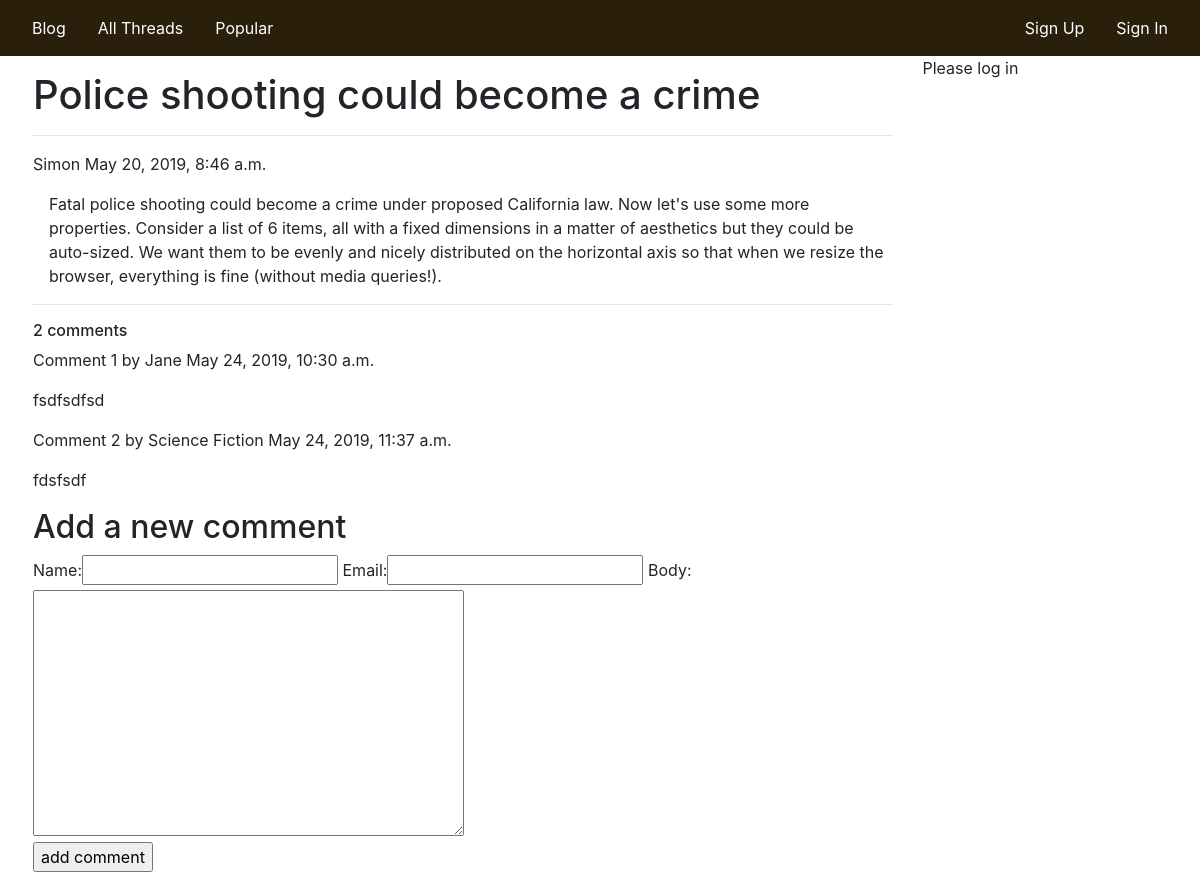
/blog/3/police-shooting-could-become-crime, run on the app's committed database.
### blog/models.py (models this page shows, shortened)
class Post(models.Model):
    title = models.CharField(max_length=200)
    slug = models.SlugField(max_length=200, unique_for_date="pub_date")
    author = models.ForeignKey(
        User, null=True, on_delete=models.SET_NULL, related_name="blog_posts")
    body = models.TextField()
    pub_date = models.DateTimeField(default=timezone.now)
    created = models.DateTimeField(auto_now_add=True)
    updated = models.DateTimeField(auto_now=True)
    STATUS_CHOICES = (('draft', 'Draft'), ('published', 'Published'))
    status = models.CharField(
        max_length=10, choices=STATUS_CHOICES, default='draft')
    class Meta:
        ordering = ("-pub_date",)

class Comment(models.Model):
    post = models.ForeignKey(
        Post, on_delete=models.CASCADE, related_name='comments')
    name = models.CharField(max_length=80)
    email = models.EmailField()
    body = models.TextField()
    created = models.DateTimeField(auto_now_add=True)
    updated = models.DateTimeField(auto_now=True)
    approved = models.BooleanField(default=True)
    class Meta:
        ordering = ('created',)

### blog/views.py (the view)
def post_detail(request, pk, post):
    post = get_object_or_404(
        Post, id=pk, slug=post)
    comments = post.comments.filter(approved=True)
    new_comment = None
    if request.method == 'POST':
        comment_form = CommentForm(data=request.POST)
        if comment_form.is_valid():
            new_comment = comment_form.save(commit=False)
            new_comment.post = post
            new_comment.save()
    else:
        comment_form = CommentForm()
    return render(request,
                  'blog/post/detail.html',
                  {'post': post,
                   'comments': comments,
                   'new_comment': new_comment,
                   'comment_form': comment_form})

### blog/forms.py
class CommentForm(forms.ModelForm):
    class Meta:
        model = Comment
        fields = ('name', 'email', 'body')

### blog/templates/blog/post/detail.html
{%extends "blog/base.html"%} {%block content%}
<h1>{{ post.title }}</h1>
<hr />
<p>
  <span class="author">{{ post.author }}</span> {{ post.pub_date }}
</p>
<p class="post-content">{{ post.body }}</p>
<hr />
{% with comments.count as total_comments %}
<h6>{{ total_comments }} comment{{ total_comments | pluralize }}</h6>
{% endwith %} {% for comment in comments %}
<div class="comment">
  <p class="info">
    Comment {{ forloop.counter }} by {{ comment.name }} {{ comment.created }}
  </p>
  {{ comment.body | linebreaks }}
</div>
{% empty %}
<p>There are no comments yet.</p>
{% endfor %} {% if new_comment %}
<h4>Your comment has been added.</h4>
{%else%}
<h2>Add a new comment</h2>
<form method="POST">
  {{ comment_form.as_table }} {%csrf_token%}
  <p><input type="submit" value="add comment" /></p>
</form>
{%endif%} {%endblock%}

### blog/static/blog/style.css (style rules this page uses)
.author { text-transform: capitalize; }
.post-content { padding-left: 1rem; }

### data on the page
Post: title "Police shooting could become a crime", author "Simon", pub_date "May 20, 2019, 8:46 a.m.", body "Fatal police shooting could become a crime under proposed California law. Now let's use some more properties. Consider a list of 6 items, all with a fixed dimensions in a matter of aesthetics but they could be auto-sized. We want them to be evenly and nicely distributed on the horizontal axis so that when we resize the browser, everything is fine (without media queries!)."
Comment: name "Jane", created "May 24, 2019, 10:30 a.m.", body "fsdfsdfsd"
Comment: name "Science Fiction", created "May 24, 2019, 11:37 a.m.", body "fdsfsdf"

### other printed values
{{ total_comments }} "2"
{{ total_comments | pluralize }} "s"
